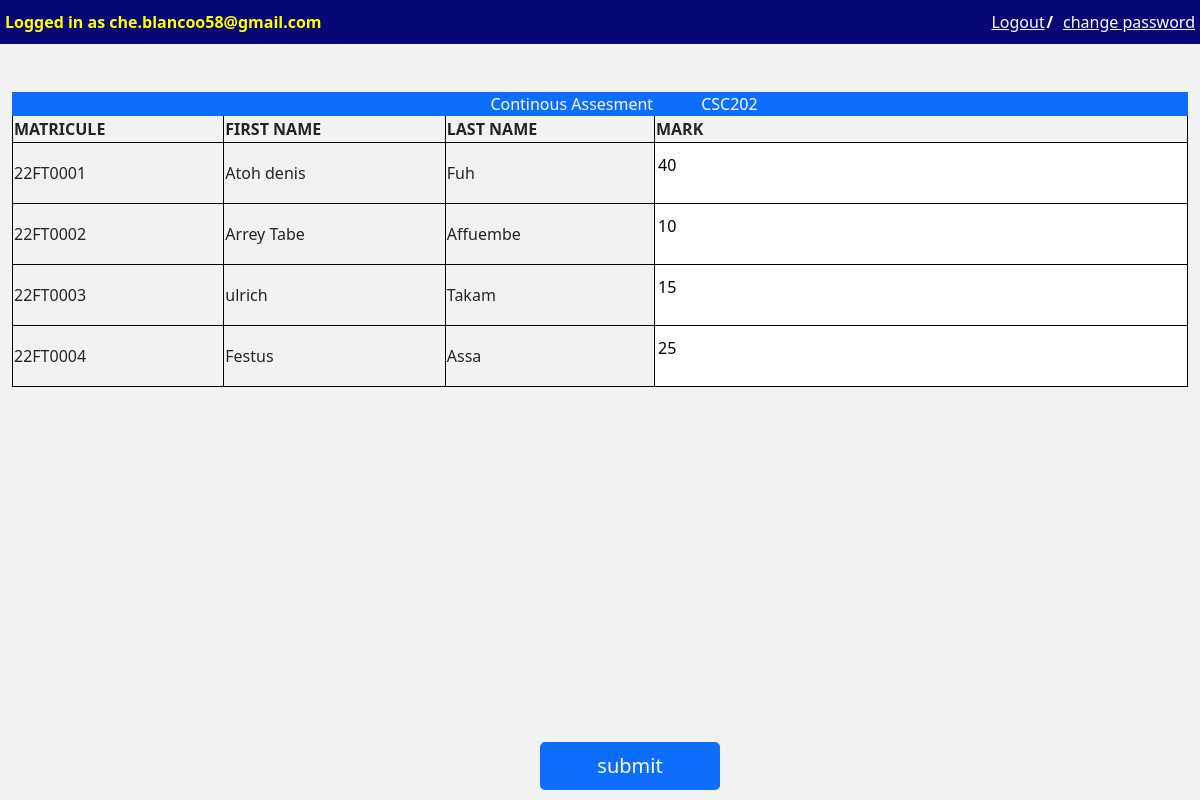
Screenshot of /my-courses/1/1/ (signed in) with the database file from the repository.
### account/models.py (models this page shows, shortened)
class Account(AbstractUser):
  email = models.EmailField(verbose_name="Email",max_length=60, unique=True)
  username = models.CharField(max_length=30, unique=True)
  date_joined = models.DateTimeField(verbose_name="date joined", auto_now_add=True)
  last_login = models.DateTimeField(verbose_name="last_login", auto_now=True)
  is_admin = models.BooleanField(default=False)
  is_active = models.BooleanField(default=True)
  is_staff = models.BooleanField(default=False)
  is_superuser = models.BooleanField(default=False)
  hide_email = models.BooleanField(default=True)
  objects = MyAccountManagaer()
  USERNAME_FIELD = 'email'
  REQUIRED_FIELDS = ['username']

### courses/models.py (models this page shows, shortened)
class Course(models.Model):
    teacher = models.ForeignKey(Teacher, on_delete=models.CASCADE,blank=True, null=True)
    department = models.ForeignKey(Department, on_delete=models.CASCADE)
    name = models.CharField(max_length=6, unique=True)
    course_credit = models.IntegerField(verbose_name="course credit")
    course_hours = models.IntegerField(verbose_name="course hours")

### marks/models.py (models this page shows, shortened)
class Mark(models.Model):
    student = models.ForeignKey(Student, on_delete=models.CASCADE)
    attendance = models.ForeignKey(Attendance, on_delete=models.CASCADE)
    course = models.ForeignKey(Course, on_delete=models.CASCADE)
    ca = models.IntegerField(verbose_name=" continuous assesment",default=0)
    exam = models.IntegerField(verbose_name="Exams assesment",default=0)
    resit = models.IntegerField(verbose_name="Resit",default=0)
    total = models.IntegerField(verbose_name='total',default=0)
    grade = models.CharField(max_length=1, default=None)

### student/models.py (models this page shows, shortened)
class Student(models.Model):
    department = models.ForeignKey(Department, on_delete=models.CASCADE)
    first_name = models.CharField(max_length=32, verbose_name="First name")
    last_name = models.CharField(max_length=32, verbose_name="Last name")
    matricule_number = models.CharField(max_length=8, verbose_name="Matricule number", unique=True )
    date_of_birth = models.DateField(verbose_name="date of birth")
    email = models.EmailField(max_length=32, unique=True)
    institutional_email = models.EmailField(max_length=32, unique=True)
    created_at = models.DateTimeField(auto_now_add=True)
    updated_at = models.DateTimeField(auto_now=True)

### teacher/views.py (the view, shortened to what this page needs)
# urls.py: path('my-courses/<int:course_id>/<int:id>/',views.render_update_marks,name='show-marks'),
@login_required(login_url="/login")
def render_update_marks(request,course_id, id=None):
   exam_type = None
   if id == 1:
       exam_type = 'ca'
   elif id == 2:
       exam_type = 'exam'
   else:
       exam_type = 'resit'
   if  request.user.is_authenticated == False:
       return redirect('login')
   context = {}
   context['course_name'] = Course.objects.get(pk=course_id).name
   student_marks = []
   current_date = datetime.datetime.now()
   attendance_date_arr = []
   attendance_dates = Attendance.objects.filter(course_id=course_id,
   date__contains=str(current_date)[:4])
   for attendance_date in attendance_dates:
       attendance_date_arr.append(attendance_date.id)
       student_marks.append(Mark.objects.get(attendance_id=attendance_date.id,
course_id=course_id))
       markFormSet = modelformset_factory(Mark, fields = [f"{exam_type}"])
       form = markFormSet(queryset=Mark.objects.filter(attendance_id__in = attendance_date_arr))
   if id ==1:
       context['exam'] = 'Continous Assesment'
   elif id ==2:
       context['exam'] = 'EXAM'
   else:
       context['exam'] = 'RESIT'
   context['student_marks'] = student_marks
   context['form'] = form
   context['course_id'] = course_id
   context['id'] = id
   return render(request, 'teacher/display_marks.html',context)

### teacher/templates/teacher/display_marks.html (shortened to what this page needs)
{% extends 'base.html' %}
{% block content %}
{% include 'snippets/header.html' %}
        <div class="container-fluid mt-5">
            <table class="w-100">
                <div class="bg-primary text-white text-center"><span class="px-5">{{exam}}</span><span>{{course_name}}</span></div>
                <tr>
                  <th>MATRICULE</th>
                  <th>FIRST NAME</th>
                  <th>LAST NAME</th>
                  <th>MARK</th>
                </tr>
                <form action={% url 'show-marks' course_id id  %} method="POST"> {% csrf_token %}
                {% for marks in student_marks %}
                {% for f in form %}
                {% if forloop.counter == forloop.parentloop.counter %}
                <tr>
                    <td>{{marks.student.matricule_number}}</td>
                    <td> {{marks.student.first_name}}</td>
                    <td>{{marks.student.last_name}}</td>
                    <td class="bg-white input__mark"> <div class="py-2">
                        {{f.as_p}}
                   </div></td>
                </tr>
                {% endif %}
                {% endfor %}
                {% endfor %}
            </table>
                <button class="btn btn-lg btn-primary bt-submit">submit</button>
            </div>
        </div>
{% endblock content %}

### templates/snippets/header.html (shortened to what this page needs)
<div class="d-flex">
	{% if request.user.is_authenticated == False %}
	<div><a href="{% url 'register' %}" class="text-decoration-none"> Register</a></div>
	<div class="mx-3"><a href="{% url 'login' %}" class="text-decoration-none"> Login</a></div>
	{%else%}
	<nav class="backround__blue ">
		<div class="color__yellow"><span>Logged in as</span> <span>{{request.user.email}}</span></div>
		<div class="d-flex">
		<div class="log__out"><a href="{% url 'logout' %}"> Logout</a></div>
		<div class="text-white slash">/</div>
		  <div class="change__password"> <a href=""> change password</a></div>
		</div>
	</nav>
	{% endif %}
</div>

### templates/snippets/base_css.html (style rules this page uses)
body { background-color: #f2f2f2; font-family: "Segoe UI"; font-weight: 380; }
:root { --main-background-color: #f2f2f2; --dark-background-color: #a2a2a2; --secondary-text-color: #808080; --light-primary-text-color: #0080ff; }

### templates/snippets/header.html (style rules this page uses)
.backround__blue { background-color: rgb(7, 7, 119); width: 100%; display: flex; justify-content: space-between; padding: 10px 5px 10px 5px; }
nav div a { color: white; }
.log__out { width: 55px; }
.slash { font-weight: 900; }
.change__password { padding-left: 10px; }
.color__yellow { color: yellow; font-weight: 900; }

### teacher/templates/teacher/display_marks.html (style rules this page uses)
.bt-submit { position: absolute; left: 45%; bottom: 10px; z-index: 1; width: 15vw; }
input { width: 100%; border: none; }
th { border-right: 1px solid black; }
tr { border-bottom: 1px solid black; border-right: 1px solid black; border-left: 1px solid black; }
td { border-right: 1px solid black; }

### rows the page displays
Account: user.email "che.blancoo58@gmail.com"
Course: name "CSC202"
Mark: student.matricule_number "22FT0001", student.first_name "Atoh denis", student.last_name "Fuh", as_p "40"
Mark: student.matricule_number "22FT0002", student.first_name "Arrey Tabe", student.last_name "Affuembe", as_p "10"
Mark: student.matricule_number "22FT0003", student.first_name "ulrich", student.last_name "Takam", as_p "15"
Mark: student.matricule_number "22FT0004", student.first_name "Festus", student.last_name "Assa", as_p "25"

### other values shown
{{ exam }} "Continous Assesment"
